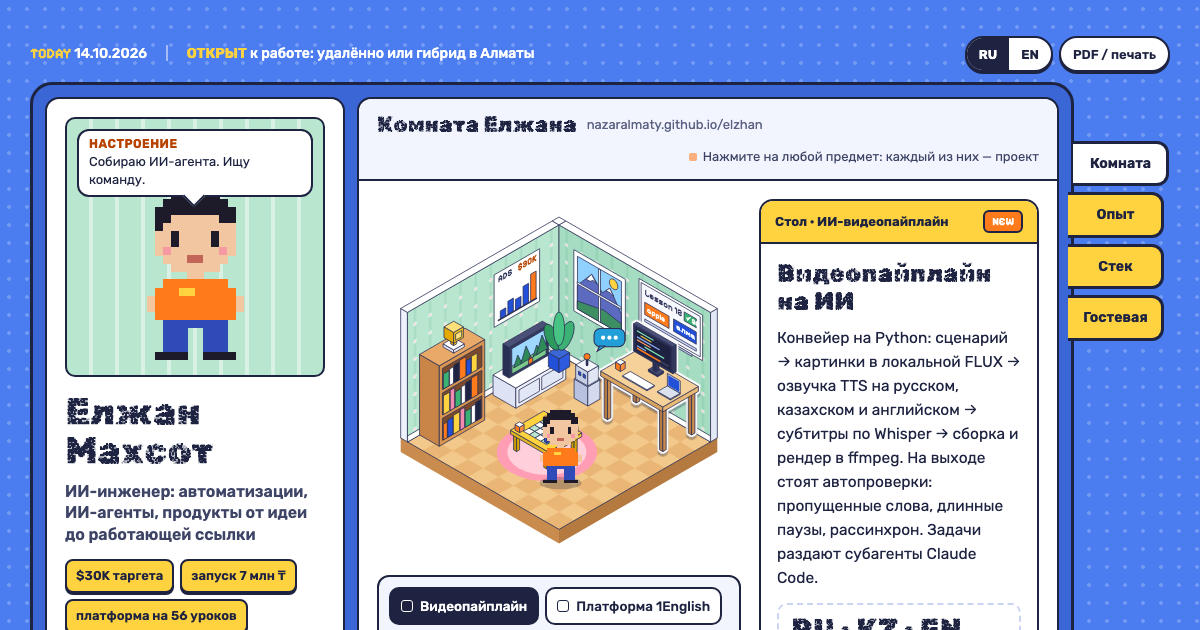
#> input picture og.png, 1200 x 630 px
$ python tint.py 1.0 1.0 ../og.png
#> lines starting #> are read from the running program, lines starting #| are printed output that depends on the picture
#!/usr/bin/env python3
"""tint.py — put flat PNG illustrations onto the brand's hue band.

Library art arrives in whatever hue the generator felt like: the fragrancia set measured
hue 234–260° (blue/violet) against a brand of green 159° and gold 42° — a third hue nobody
chose, and the reason a frame reads as pasted-in clipart (grade.py measure shows it).

This maps the WHOLE wheel into one narrow band, keeping value and alpha: light stays light,
dark stays dark, the drawing survives, and objects keep a few degrees of separation because
their original hues were different. Greys and whites (S=0) are left alone.

  python3 tint.py 26 52 assets/img/*.png --out assets/img --backup work/img_orig
  python3 tint.py 26 52 one.png --sat 0.9 --smax 0.75

  lo hi   band in degrees (26→52 = brass→gold; 150→175 = the green side)
  --sat   saturation multiplier (default 0.9)
  --smax  saturation ceiling 0..1 (default 0.75) — flat art above this screams
  --vhi   value ceiling 0..1 (default 0.85): warm art whose whites stay at 1.0
          disappears on a paper ground; the ceiling keeps it readable on both worlds
"""
import argparse, pathlib, shutil, sys
from PIL import Image


def lut(lo, hi, sat, smax, vlo, vhi):
    h = [round(((lo + (i / 256) * (hi - lo)) % 360) * 255 / 360) for i in range(256)]
    s = [min(round(i * sat), round(smax * 255)) for i in range(256)]
    v = [round((vlo + (i / 255) * (vhi - vlo)) * 255) for i in range(256)]
    return h, s, v


def tint(path, out, lo, hi, sat, smax, backup=None, vlo=0.0, vhi=1.0):
#> called with path = '../og.png', out = '', lo = 1, hi = 1, sat = 0.9, smax = 0.75, backup = '', vlo = 0.08
    p = pathlib.Path(path)
    if backup:
        b = pathlib.Path(backup); b.mkdir(parents=True, exist_ok=True)
        if not (b / p.name).exists():
            shutil.copy2(p, b / p.name)
    im = Image.open(p).convert('RGBA')
    alpha = im.getchannel('A')
#> alpha: PIL image 1200x630 L; every value is 255
    H, S, V = im.convert('RGB').convert('HSV').split()
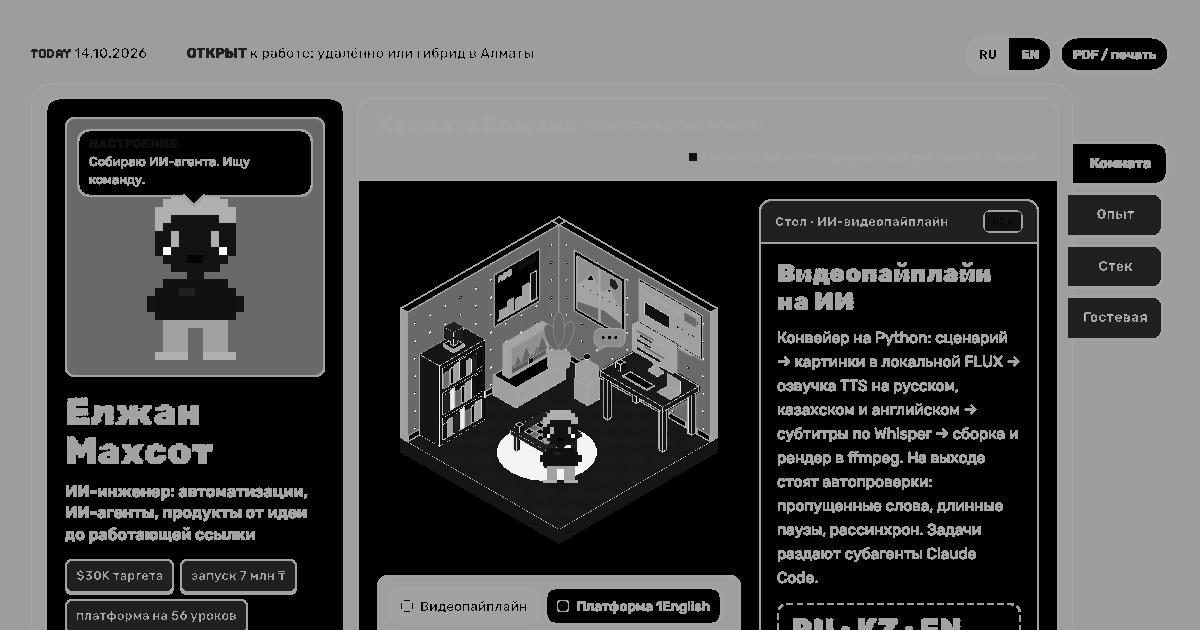
#> H: PIL image 1200x630 L; min 0, max 254, mean 83.3
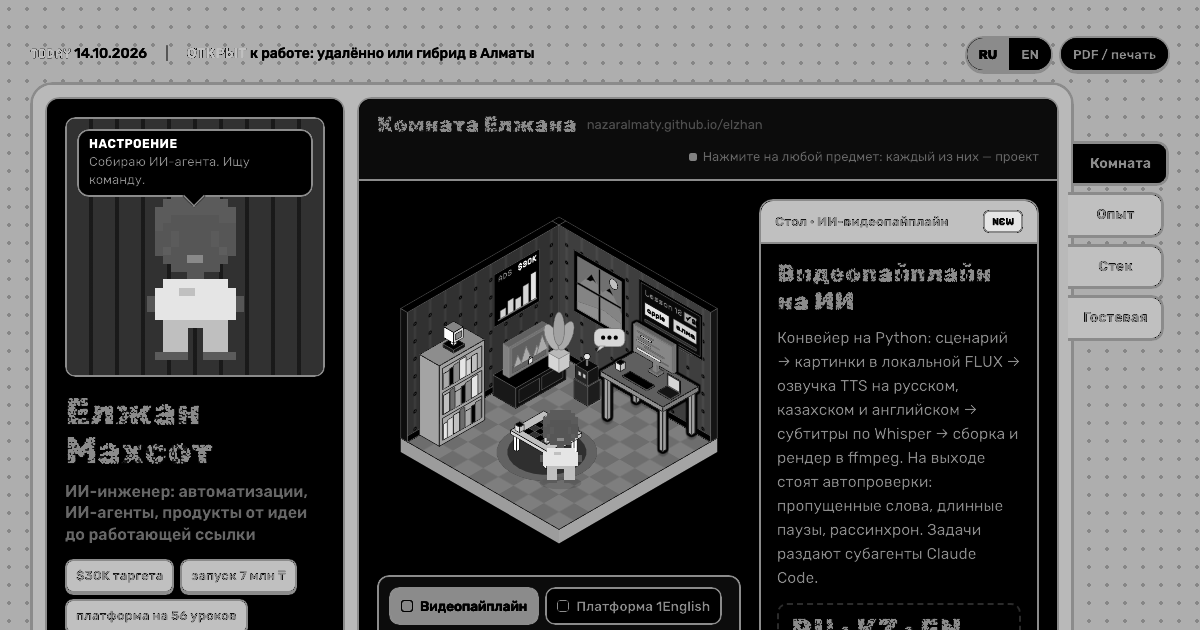
#> S: PIL image 1200x630 L; min 0, max 255, mean 75.9
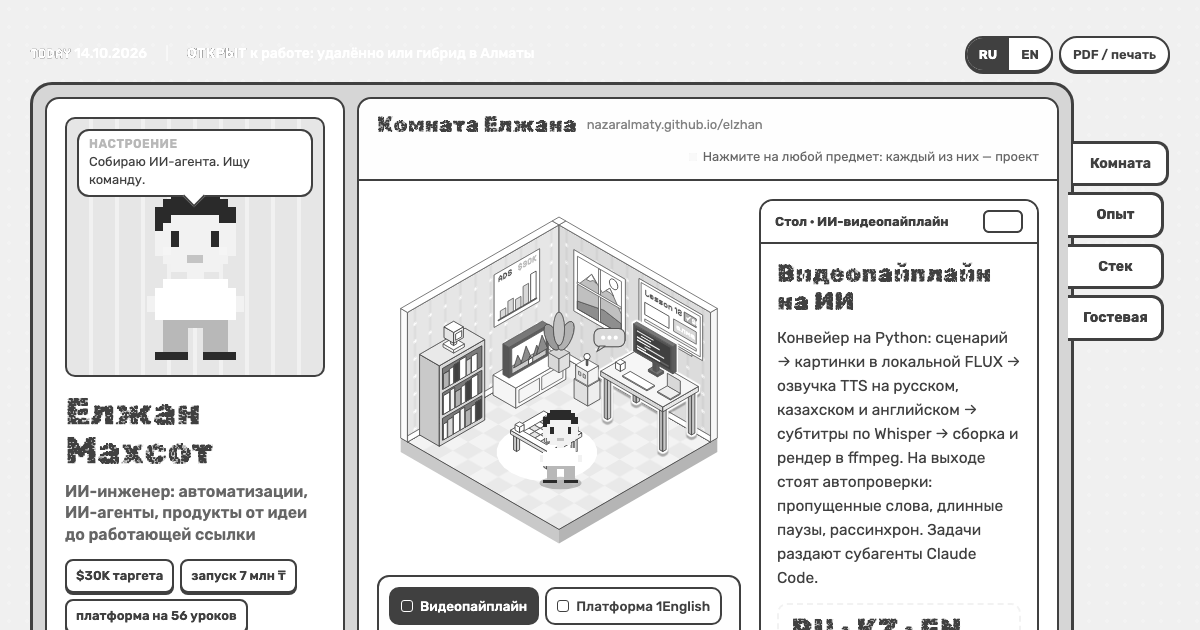
#> V: PIL image 1200x630 L; min 42, max 255, mean 228.7
    lh, ls, lv = lut(lo, hi, sat, smax, vlo, vhi)
    res = Image.merge('HSV', (H.point(lh), S.point(ls), V.point(lv))).convert('RGB')
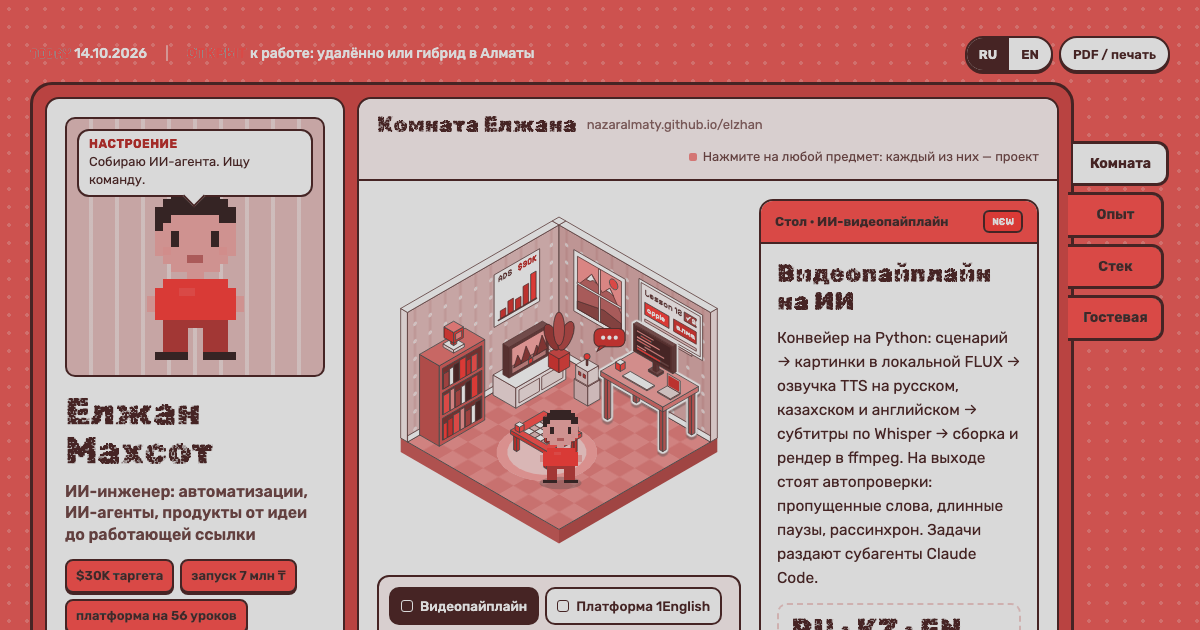
#> res: PIL image 1200x630 RGB; mean R, G, B 196.7, 148.7, 147.6
    res.putalpha(alpha)
#> res: PIL image 1200x630 RGBA
    dst = pathlib.Path(out) / p.name if out else p
    dst.parent.mkdir(parents=True, exist_ok=True)
    res.save(dst)
    return dst


def main():
    a = argparse.ArgumentParser()
    a.add_argument('lo', type=float); a.add_argument('hi', type=float)
    a.add_argument('files', nargs='+')
    a.add_argument('--out', default=''); a.add_argument('--backup', default='')
    a.add_argument('--sat', type=float, default=0.9); a.add_argument('--smax', type=float, default=0.75)
    a.add_argument('--vlo', type=float, default=0.08); a.add_argument('--vhi', type=float, default=0.85)
    n = a.parse_args()
    for f in n.files:
        print(' ', tint(f, n.out, n.lo, n.hi, n.sat, n.smax, n.backup, n.vlo, n.vhi))


if __name__ == '__main__':
    main()
